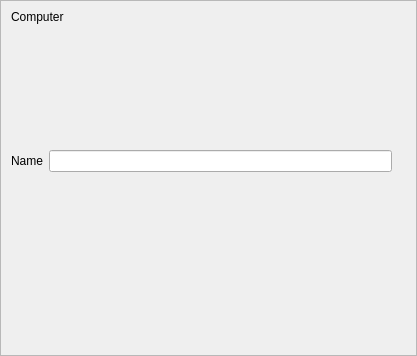
<?xml version="1.0" encoding="UTF-8"?>
<ui version="4.0">
 <class>ComputerInputDialog</class>
 <widget class="QScrollArea" name="ComputerInputDialog">
  <property name="geometry">
   <rect>
    <x>0</x>
    <y>0</y>
    <width>417</width>
    <height>356</height>
   </rect>
  </property>
  <property name="windowTitle">
   <string>ScrollArea</string>
  </property>
  <property name="accessibleName">
   <string>ComputerInputDialog</string>
  </property>
  <property name="widgetResizable">
   <bool>true</bool>
  </property>
  <widget class="QWidget" name="scrollAreaWidgetContents">
   <property name="geometry">
    <rect>
     <x>0</x>
     <y>0</y>
     <width>415</width>
     <height>354</height>
    </rect>
   </property>
   <widget class="QWidget" name="gridLayoutWidget">
    <property name="geometry">
     <rect>
      <x>10</x>
      <y>30</y>
      <width>381</width>
      <height>261</height>
     </rect>
    </property>
    <layout class="QGridLayout" name="gridLayout">
     <item row="0" column="0">
      <widget class="QLabel" name="label_2">
       <property name="text">
        <string>Name</string>
       </property>
      </widget>
     </item>
     <item row="0" column="1">
      <widget class="QLineEdit" name="lineEditComputerName"/>
     </item>
    </layout>
   </widget>
   <widget class="QLabel" name="label">
    <property name="geometry">
     <rect>
      <x>10</x>
      <y>0</y>
      <width>381</width>
      <height>31</height>
     </rect>
    </property>
    <property name="text">
     <string>Computer</string>
    </property>
   </widget>
  </widget>
 </widget>
 <resources/>
 <connections/>
 <slots>
  <slot>slot1()</slot>
  <slot>onDestroyed()</slot>
 </slots>
</ui>
